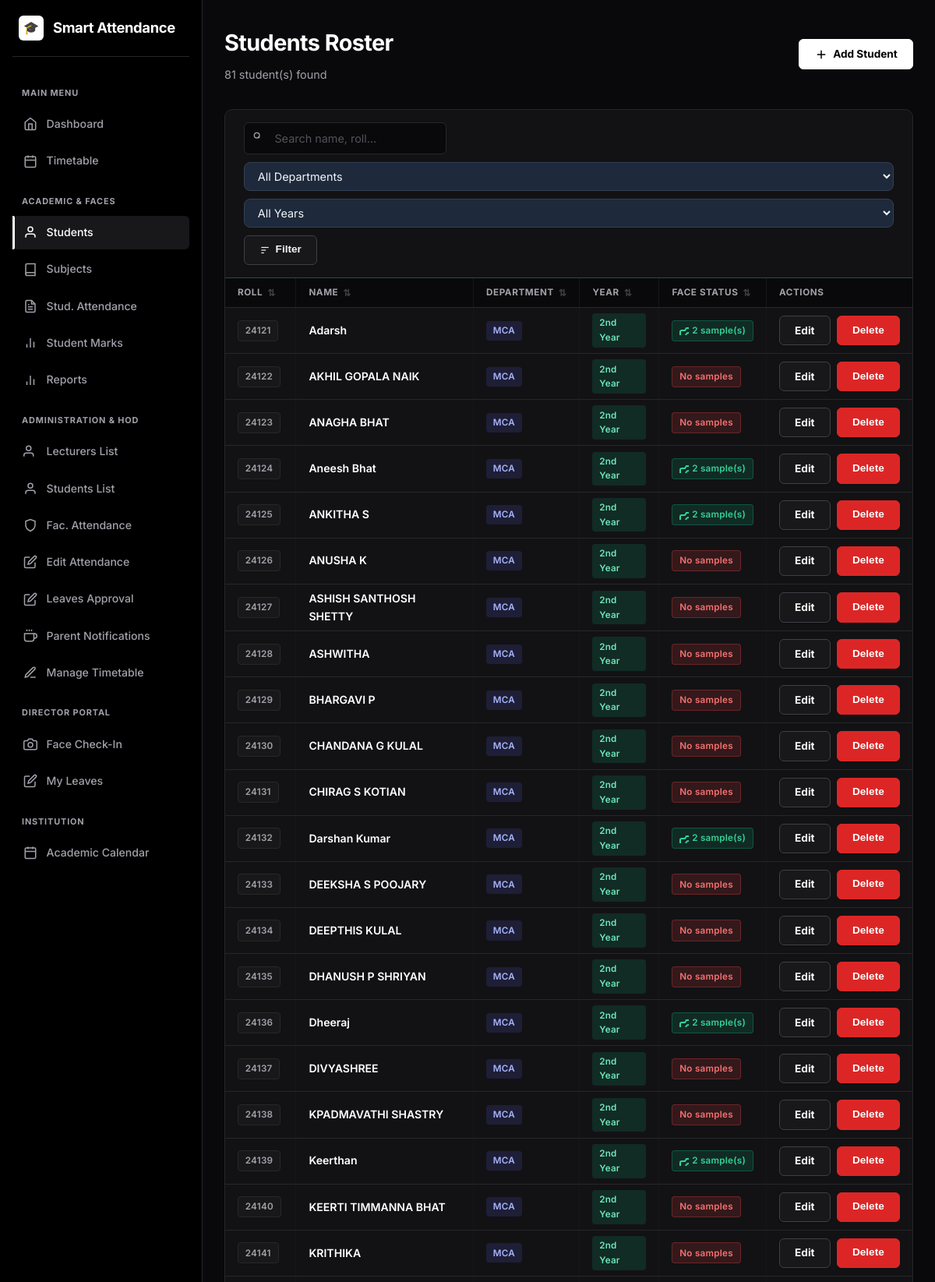
Screenshot of /students/ (signed in, upper part) with the database file from the repository.
### models.py (models this page shows, shortened)
class Student(db.Model):
    __tablename__ = "students"
    id = db.Column(db.Integer, primary_key=True)
    roll_number = db.Column(db.String(40), unique=True, nullable=False, index=True)
    name = db.Column(db.String(120), nullable=False)
    department = db.Column(db.String(80), default="")
    class_name = db.Column(db.String(80), default="")
    phone = db.Column(db.String(20), default="")
    profile_image_path = db.Column(db.String(255), nullable=True)
    created_at = db.Column(db.DateTime, default=datetime.utcnow)
    face_samples = db.relationship(
        "FaceSample", backref="student", cascade="all, delete-orphan"
    )
    attendance_records = db.relationship(
        "Attendance", backref="student", cascade="all, delete-orphan"
    )
    @property
    def has_face(self):
        return len(self.face_samples) > 0

### blueprints/students.py (the view, shortened to what this page needs)
@students_bp.route("/")
@login_required
@staff_required
def list_students():
    q = request.args.get("q", "").strip()
    dept_filter = request.args.get("dept", "").strip()
    year_filter = request.args.get("year", "").strip() or request.args.get("class_name", "").strip()
    if current_user.role == ROLE_HOD and current_user.department:
        dept_filter = current_user.department
    query = Student.query
    if current_user.role == ROLE_HOD and current_user.department:
        query = query.filter(Student.department == current_user.department)
    elif dept_filter:
        query = query.filter(Student.department == dept_filter)
    students = query.order_by(Student.roll_number).all()
    if current_user.role == ROLE_HOD and current_user.department:
        all_depts = [current_user.department]
    else:
        all_depts = sorted(set(s.department for s in Student.query.all() if s.department))
    all_years = ["1st Year", "2nd Year"]
    return render_template(
        "students/list.html",
        students=students, q=q,
        dept_filter=dept_filter, class_filter=year_filter,
        all_depts=all_depts, all_years=all_years
    )

### templates/students/list.html (shortened to what this page needs)
{% extends "base.html" %}
{% block content %}
<div style="display:flex; justify-content:space-between; align-items:center; margin-bottom: 2rem; flex-wrap:wrap; gap:1rem;">
  <div>
    <h1>Students Roster</h1>
    <p class="subtitle" style="margin-bottom:0;">{{ students | length }} student(s) found</p>
  </div>
  <a class="btn" href="{{ url_for('students.create_student') }}" style="display:inline-flex; align-items:center; gap:0.4rem;">
    <svg viewBox="0 0 24 24" width="18" height="18" fill="none" stroke="currentColor" stroke-width="2"><line x1="12" y1="5" x2="12" y2="19"></line><line x1="5" y1="12" x2="19" y2="12"></line></svg>
    Add Student
  </a>
</div>
<div class="card card-table">
  <div style="padding: 1rem 1.5rem; border-bottom: 1px solid var(--border, #334155);">
    <form method="get" style="display:flex; gap:10px; align-items:center; flex-wrap:wrap;">
      <div style="position:relative; flex:1; min-width:180px; max-width:260px;">
        <input name="q" value="{{ q }}" placeholder="Search name, roll…"
               style="width:100%; padding-left:2.4rem;">
      </div>
      <select name="dept" style="padding:0.5rem 0.8rem; border-radius:8px;
              background:var(--surface-2,#1e293b); border:1px solid var(--border,#334155);
              color:var(--text,#f1f5f9); min-width:150px;">
        <option value="">All Departments</option>
      </select>
      <select name="class_name" style="padding:0.5rem 0.8rem; border-radius:8px;
              background:var(--surface-2,#1e293b); border:1px solid var(--border,#334155);
              color:var(--text,#f1f5f9); min-width:130px;">
        <option value="">All Years</option>
      </select>
      <button class="btn btn-secondary btn-sm" type="submit" style="white-space:nowrap; display:inline-flex; align-items:center; gap:0.4rem;">
        <svg viewBox="0 0 24 24" width="14" height="14" fill="none" stroke="currentColor" stroke-width="2"><line x1="4" y1="6" x2="20" y2="6"/><line x1="4" y1="12" x2="14" y2="12"/><line x1="4" y1="18" x2="10" y2="18"/></svg>
        Filter
      </button>
    </form>
  </div>
  <div class="table-responsive">
    {% if students %}
    <table>
      <thead>
        <tr>
          <th>Roll</th>
          <th>Name</th>
          <th>Department</th>
          <th>Year</th>
          <th>Face Status</th>
          <th>Actions</th>
        </tr>
      </thead>
      <tbody>
        {% for s in students %}
        <tr>
          <td><span class="badge badge-muted">{{ s.roll_number }}</span></td>
          <td style="font-weight:600; color:#fff;">{{ s.name }}</td>
          <td>
            {% if s.department %}
            <span class="badge" style="background:rgba(99,102,241,0.15); color:#a5b4fc;">{{ s.department }}</span>
            {% else %}—{% endif %}
          </td>
          <td>
            {% if '1' in (s.class_name or '') %}
            <span class="badge" style="background:rgba(59,130,246,0.15); color:#93c5fd;">1st Year</span>
            {% elif '2' in (s.class_name or '') %}
            <span class="badge" style="background:rgba(16,185,129,0.15); color:#6ee7b7;">2nd Year</span>
            {% elif s.class_name %}
            <span class="badge badge-muted">{{ s.class_name }}</span>
            {% else %}—{% endif %}
          </td>
          <td>
            {% if s.has_face %}
              <span class="badge badge-yes">
                <svg width="12" height="12" fill="none" stroke="currentColor" stroke-width="2" style="margin-right:4px;">
                  <path d="M23 19a2 2 0 0 1-2 2H3a2 2 0 0 1-2-2V8a2 2 0 0 1 2-2h4l2-3h6l2 3h4a2 2 0 0 1 2 2z"></path>
                  <circle cx="12" cy="13" r="4"></circle>
                </svg>
                {{ s.face_samples|length }} sample(s)
              </span>
            {% else %}
              <span class="badge badge-no">No samples</span>
            {% endif %}
          </td>
          <td>
            <div style="display:flex; gap:0.5rem; align-items:center;">
              <a class="btn btn-sm btn-secondary" href="{{ url_for('students.edit_student', student_id=s.id) }}">Edit</a>
              <form class="inline-form" method="post"
                    action="{{ url_for('students.delete_student', student_id=s.id) }}"
                    onsubmit="return confirm('Delete {{ s.name }}?')">
                <button class="btn btn-sm btn-danger" type="submit">Delete</button>
              </form>
            </div>
          </td>
        </tr>
        {% endfor %}
      </tbody>
    </table>
    {% else %}
    <p class="muted" style="padding:3rem 2rem; text-align:center;">No students found matching the selected filters.</p>
    {% endif %}
  </div>
</div>
{% endblock %}

### static/style.css (style rules this page uses)
:root { --bg-dark: #09090b; --bg-darker: #000000; --bg-card: #121215; --card-border: #27272a; --primary: #ffffff; --primary-hover: #e4e4e7; --primary-text: #000000; --secondary: #18181b; --secondary-hover: #27272a; --text-main: #fafafa; --text-muted: #a1a1aa; --border-light: #27272a; --border-focus: #fafafa; --success: #10b981; --success-bg: rgba(16, 185, 129, 0.1); --danger: #ef4444; --danger-bg: rgba(239, 68, 68, 0.1); --warning: #f59e0b; --warning-bg: rgba(245, 158, 11, 0.1); --info: #a1a1aa; --info-bg: rgba(161, 161, 170, 0.1); --sidebar-width: 260px; --shadow-sm: 0 1px 2px 0 rgba(0, 0, 0, 0.5); --shadow-md: 0 4px 12px rgba(0, 0, 0, 0.5); --shadow-lg: 0 8px 24px rgba(0, 0, 0, 0.7); --radius-sm: 6px; --radius: 10px; --radius-lg: 14px; --transition: all 0.2s ease; }
* { box-sizing: border-box; }
body { margin: 0; font-family: 'Inter', -apple-system, BlinkMacSystemFont, "Segoe UI", Roboto, sans-serif; background-color: var(--bg-dark); color: var(--text-main); line-height: 1.6; -webkit-font-smoothing: antialiased; min-height: 100vh; overflow-x: hidden; }
a { color: var(--text-main); text-decoration: none; transition: var(--transition); }
html, * { scrollbar-width: thin; scrollbar-color: rgba(161, 161, 170, 0.3) transparent; }
h1 { font-size: 1.8rem; font-weight: 700; letter-spacing: -0.02em; margin: 0 0 0.4rem; color: #ffffff; }
.subtitle { color: var(--text-muted); font-size: 0.9rem; margin: 0 0 1.75rem; }
.card { background: var(--bg-card); border: 1px solid var(--card-border); border-radius: var(--radius); padding: 1.5rem; margin-bottom: 1.25rem; box-shadow: var(--shadow-sm); transition: var(--transition); }
input, select, textarea { width: 100%; padding: 0.7rem 0.9rem; background: #09090b; border: 1px solid var(--card-border); border-radius: var(--radius-sm); color: #ffffff; font-family: inherit; font-size: 0.9rem; transition: var(--transition); }
select option { background: #121215; color: #ffffff; }
input::placeholder, textarea::placeholder { color: #52525b; }
.btn, a.btn, button.btn { display: inline-flex; align-items: center; justify-content: center; gap: 0.5rem; background: #ffffff !important; color: #000000 !important; border: 1px solid #ffffff; padding: 0.6rem 1.2rem; border-radius: var(--radius-sm); font-size: 0.85rem; font-weight: 700; cursor: pointer; line-height: 1.25; white-space: nowrap; vertical-align: middle; text-decoration: none !important; box-shadow: 0 1px 2px rgba(0,0,0,0.2); transition: all 0.2s cubic-bezier(0.16, 1, 0.3, 1); }
.btn svg, a.btn svg, button.btn svg { stroke: #000000; color: #000000; }
.btn-secondary, a.btn-secondary, button.btn-secondary { background: #18181b !important; color: #f4f4f5 !important; border: 1px solid #3f3f46; }
.btn-secondary svg, a.btn-secondary svg, button.btn-secondary svg { stroke: currentColor; color: #f4f4f5; }
.btn-danger, a.btn-danger, button.btn-danger { background: #dc2626 !important; color: #ffffff !important; border: 1px solid #dc2626; }
.btn-sm { padding: 0.35rem 0.7rem; font-size: 0.77rem; border-radius: 6px; gap: 0.35rem; }
.badge { display: inline-flex; align-items: center; padding: 0.2rem 0.55rem; border-radius: 4px; font-size: 0.73rem; font-weight: 600; letter-spacing: 0.02em; }
.badge-yes { background: rgba(16,185,129,0.15); color: #34d399; border: 1px solid rgba(16,185,129,0.3); }
.badge-no { background: rgba(239,68,68,0.15); color: #f87171; border: 1px solid rgba(239,68,68,0.3); }
.badge-muted { background: #18181b; color: var(--text-muted); border: 1px solid var(--card-border); }
.card-table { padding: 0; overflow: hidden; }
.table-responsive { overflow-x: auto; }
table { width: 100%; border-collapse: collapse; }
th, td { padding: 0.45rem 1rem; text-align: left; border-bottom: 1px solid var(--card-border); border-right: 1px solid rgba(255,255,255,0.02); font-size: 0.88rem; }
th:last-child, td:last-child { border-right: none; }
th { color: var(--text-muted); font-size: 0.73rem; font-weight: 700; text-transform: uppercase; background: #09090b; letter-spacing: 0.05em; white-space: nowrap; position: sticky; top: 0; z-index: 10; padding: 0.55rem 1rem; }
tbody tr { transition: var(--transition); }
.inline-form { display: inline; }
th.sortable-th { cursor: pointer; user-select: none; transition: background 0.15s ease, color 0.15s ease; }

### rows the page displays
Student: roll_number "24121", name "Adarsh", department "MCA", class_name "2nd Year", face_samples|length "2"
Student: roll_number "24122", name "AKHIL GOPALA NAIK", department "MCA", class_name "2nd Year", shows "No samples"
Student: roll_number "24123", name "ANAGHA BHAT", department "MCA", class_name "2nd Year", shows "No samples"
Student: roll_number "24124", name "Aneesh Bhat", department "MCA", class_name "2nd Year", face_samples|length "2"
Student: roll_number "24125", name "ANKITHA S", department "MCA", class_name "2nd Year", face_samples|length "2"
Student: roll_number "24126", name "ANUSHA K", department "MCA", class_name "2nd Year", shows "No samples"
Student: roll_number "24127", name "ASHISH SANTHOSH SHETTY", department "MCA", class_name "2nd Year", shows "No samples"
Student: roll_number "24128", name "ASHWITHA", department "MCA", class_name "2nd Year", shows "No samples"
Student: roll_number "24129", name "BHARGAVI P", department "MCA", class_name "2nd Year", shows "No samples"
Student: roll_number "24130", name "CHANDANA G KULAL", department "MCA", class_name "2nd Year", shows "No samples"
Student: roll_number "24131", name "CHIRAG S KOTIAN", department "MCA", class_name "2nd Year", shows "No samples"
Student: roll_number "24132", name "Darshan Kumar", department "MCA", class_name "2nd Year", face_samples|length "2"
Student: roll_number "24133", name "DEEKSHA S POOJARY", department "MCA", class_name "2nd Year", shows "No samples"
Student: roll_number "24134", name "DEEPTHIS KULAL", department "MCA", class_name "2nd Year", shows "No samples"
Student: roll_number "24135", name "DHANUSH P SHRIYAN", department "MCA", class_name "2nd Year", shows "No samples"
Student: roll_number "24136", name "Dheeraj", department "MCA", class_name "2nd Year", face_samples|length "2"
Student: roll_number "24137", name "DIVYASHREE", department "MCA", class_name "2nd Year", shows "No samples"
Student: roll_number "24138", name "KPADMAVATHI SHASTRY", department "MCA", class_name "2nd Year", shows "No samples"
Student: roll_number "24139", name "Keerthan", department "MCA", class_name "2nd Year", face_samples|length "2"
Student: roll_number "24140", name "KEERTI TIMMANNA BHAT", department "MCA", class_name "2nd Year", shows "No samples"
Student: roll_number "24141", name "KRITHIKA", department "MCA", class_name "2nd Year", shows "No samples"

### other values shown
{{ students | length }} "81"
